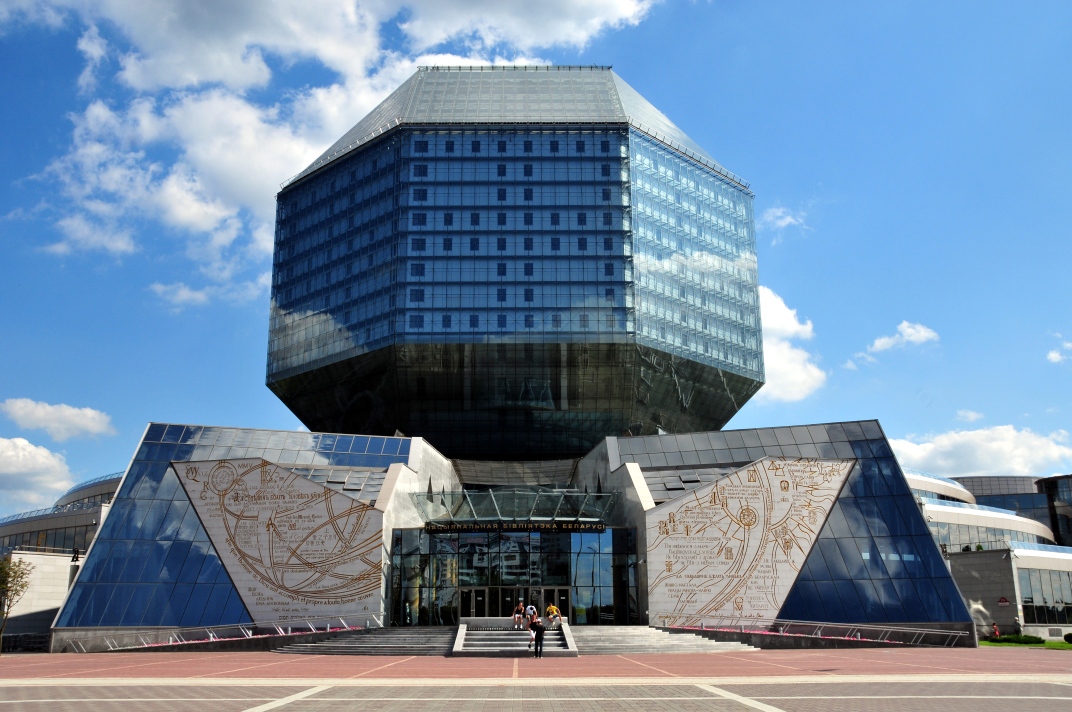
#> input picture Lab5/img_2.png, 4288 x 2848 px (shown at 1/4 size)
$ python Harris.py
#> lines starting #> are read from the running program, lines starting #| are printed output that depends on the picture
import cv2
import numpy as np
from matplotlib import pyplot as plt

image = cv2.imread('img_2.png')
#> image is the input picture: shape (2848, 4288, 3); mean B, G, R 160.3, 136.4, 112.9

operatedImage = cv2.cvtColor(image, cv2.COLOR_BGR2GRAY)
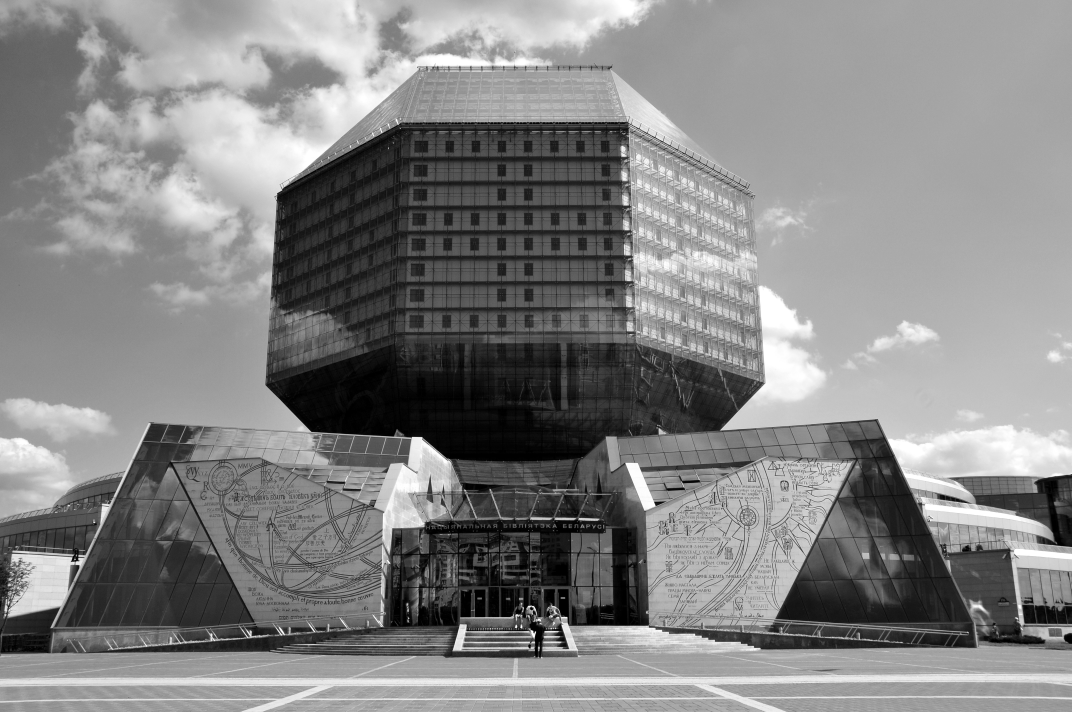
#> operatedImage: shape (2848, 4288) (shown at 1/4 size); min 0, max 255, mean 132.1

# изменить тип данных
# установка 32-битной плавающей запятой
operatedImage = np.float32(operatedImage)

# применить метод cv2.cornerHarris
# для определения углов с соответствующими
# значения в качестве входных параметров
dest = cv2.cornerHarris(operatedImage, 2, 5, 0.2)
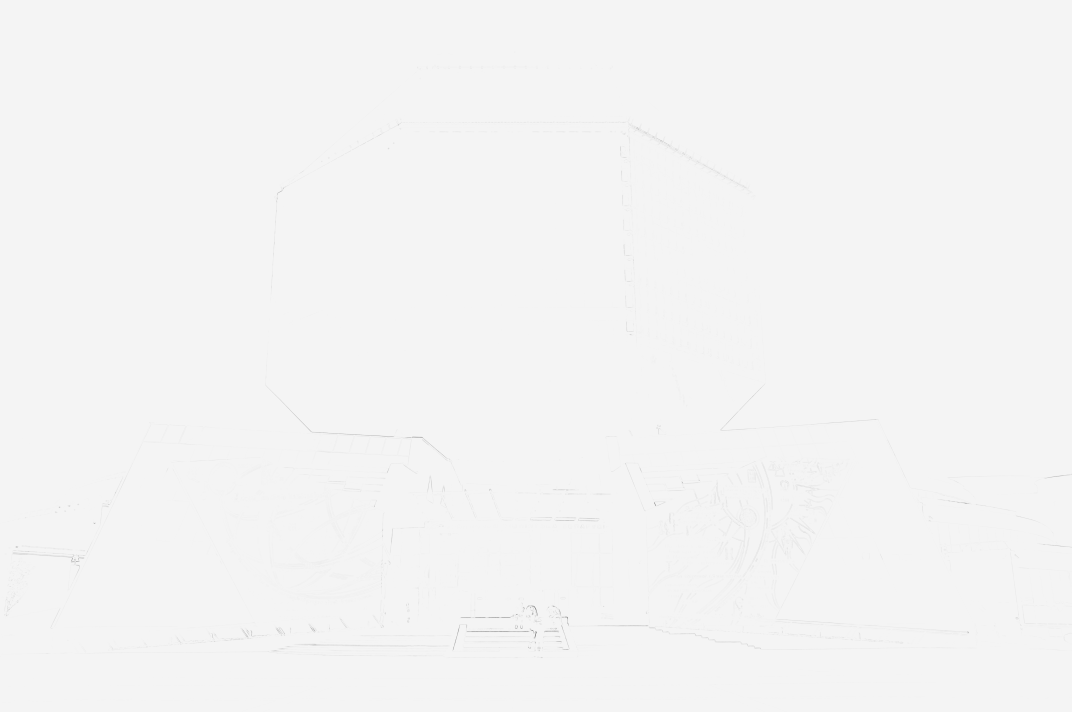
#> dest: shape (2848, 4288) float32 (shown at 1/4 size); min -4.13e+10, max 1.81e+09, mean -37702708; drawn with min black and max white

# Результаты отмечены через расширенные углы
dest = cv2.dilate(dest, None)

# Возвращаясь к исходному изображению,
# с оптимальным пороговым значением
image[dest > 0.01 * dest.max()] = [139, 0, 255]
# Возвращаясь к исходному изображению,
# с оптимальным пороговым значением
img_blank = np.zeros(image.shape)
img_blank[dest > 0.05 * dest.max()] = [139, 0, 255]
image = cv2.resize(image, dsize=(1200, 700), interpolation=cv2.INTER_CUBIC)
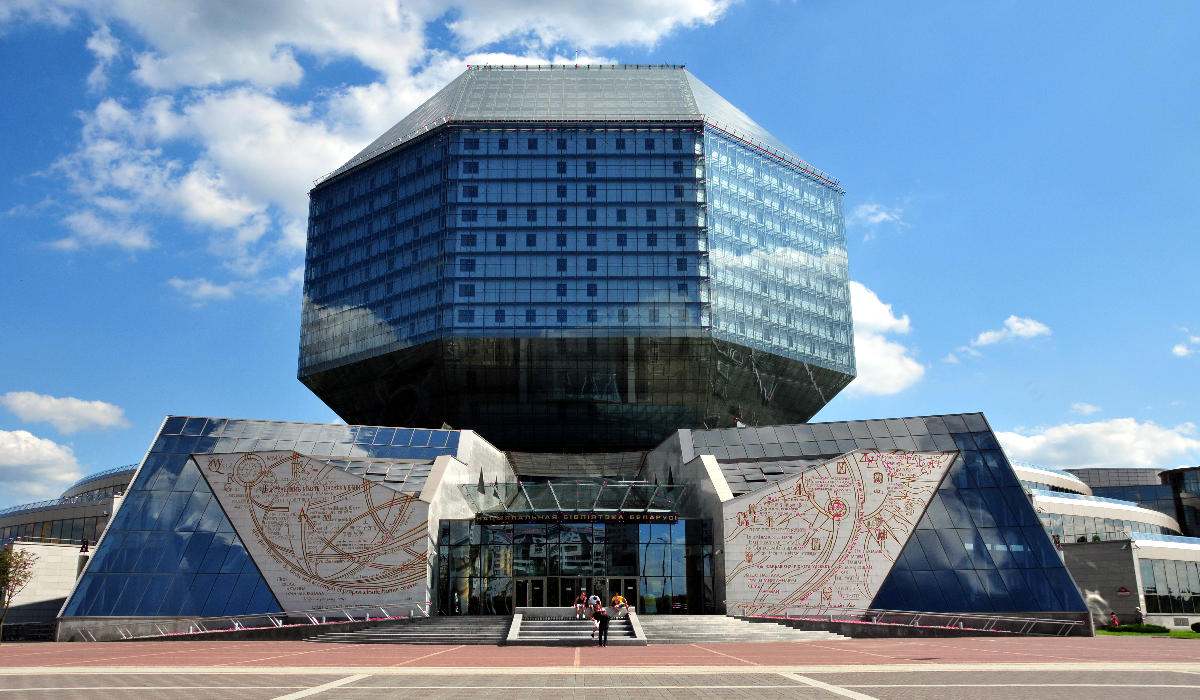
#> image: shape (700, 1200, 3); mean B, G, R 160.3, 136.3, 113

# окно с выводимым изображением с углами
cv2.imshow('Image with Borders', image)
# окно с выводимым изображением с углами
img_blank = cv2.resize(img_blank, dsize=(1200, 700), interpolation=cv2.INTER_CUBIC)
cv2.imshow('Image with Borders2', img_blank)
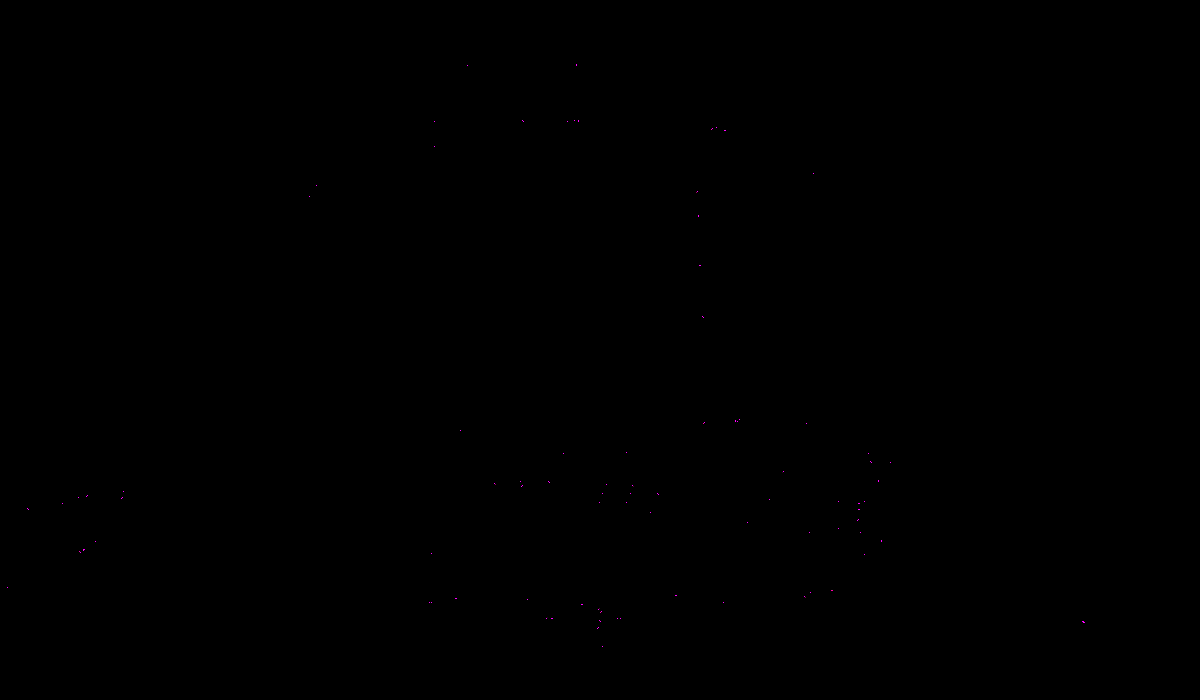
#> window 'Image with Borders2': shape (700, 1200, 3); mean B, G, R 0, 0, 0

if cv2.waitKey(0) & 0xff == 27:
#> (key Esc is pressed here)
    cv2.destroyAllWindows()

$ run again, with Lab5/img_5.png copied over Lab5/img_2.png
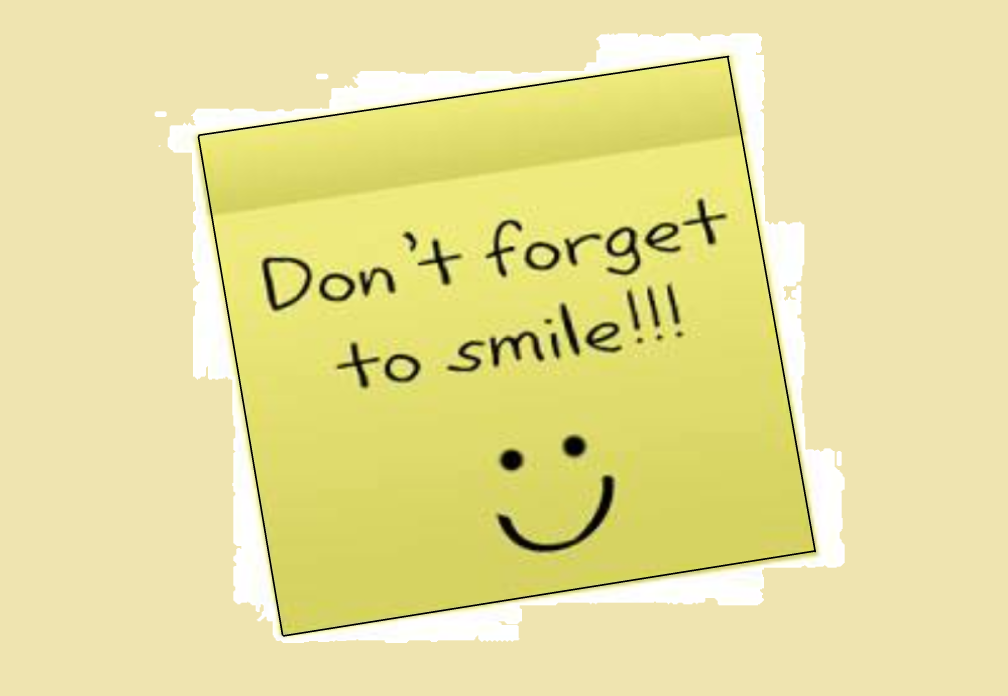
#> input picture Lab5/img_5.png, 3024 x 2088 px (shown at 1/3 size)
#> image is the input picture: shape (2088, 3024, 3); mean B, G, R 153.6, 223.2, 230.5
#> `dest = cv2.cornerHarris(operatedImage, 2, 5, 0.2)`:
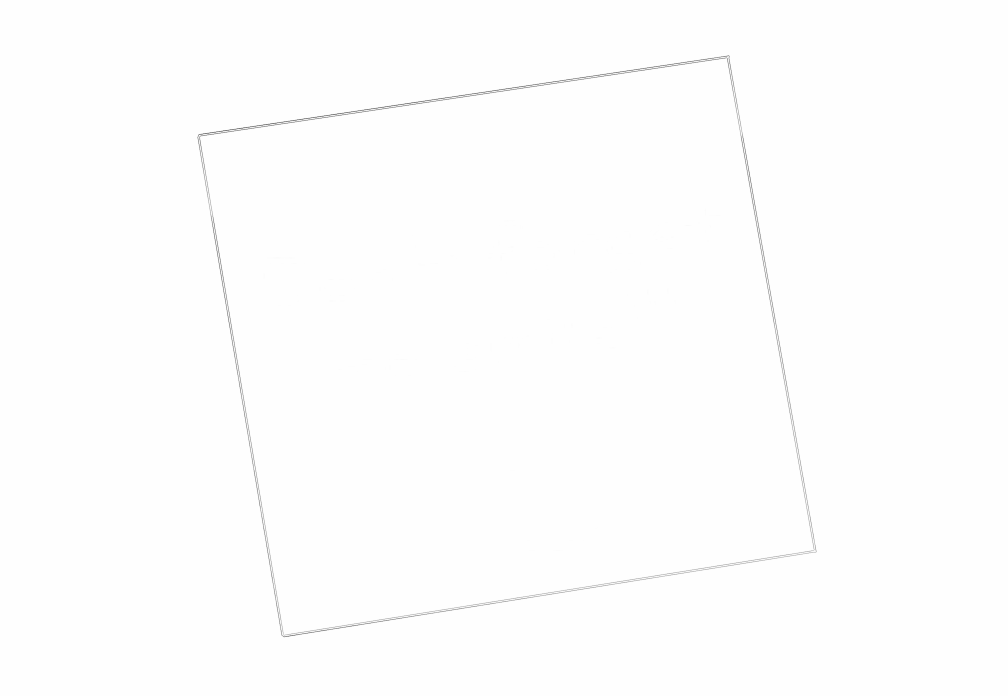
#> dest: shape (2088, 3024) float32 (shown at 1/3 size); min -5.71e+10, max 1351747.5, mean -105396568; drawn with min black and max white
#> `image = cv2.resize(image, dsize=(1200, 700), interpolation=cv2.INTER_C..`:
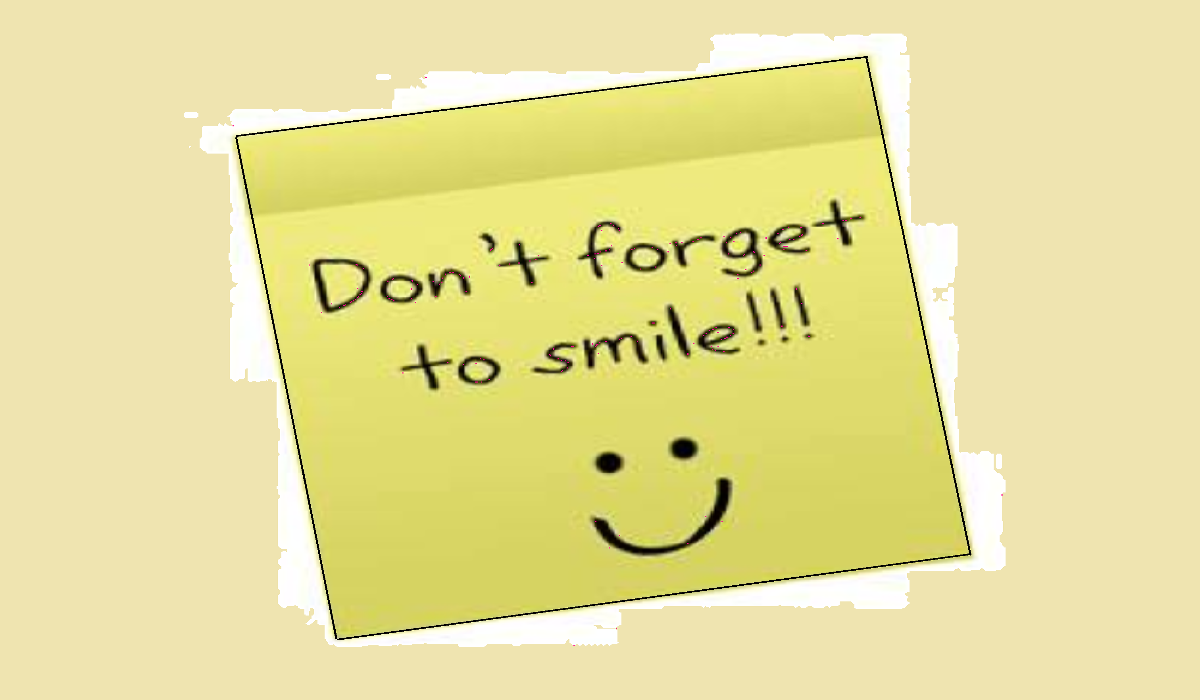
#> image: shape (700, 1200, 3); mean B, G, R 153.6, 223.2, 230.6
